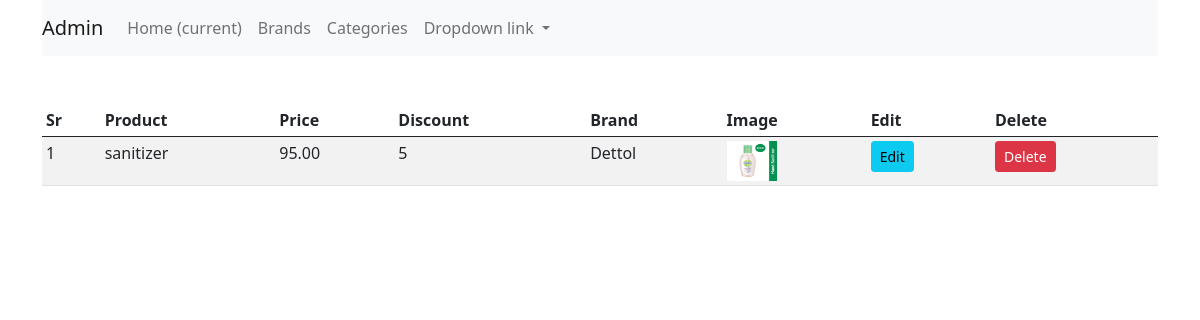
Page /admin (signed in) on the earlier database version.
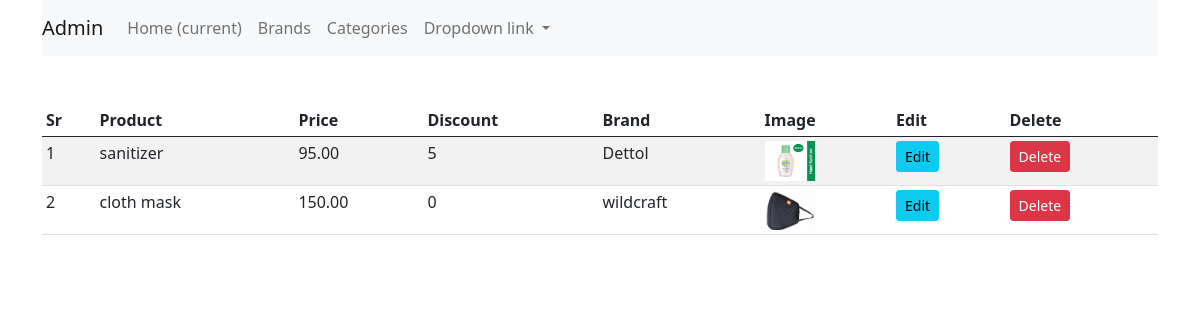
Same page on the later database version.
### shop/products/models.py (models this page shows, shortened)
class Addproduct(db.Model):
    id = db.Column(db.Integer, primary_key=True)
    name = db.Column(db.String(80), nullable=False)
    price = db.Column(db.Numeric(10,2), nullable=False)
    discount = db.Column(db.Integer, default=0)
    stock = db.Column(db.Integer, nullable=False)
    colors = db.Column(db.Text, nullable=False)
    desc = db.Column(db.Text, nullable=False)
    pub_date = db.Column(db.DateTime, nullable=False, default=datetime.utcnow)
    brand_id = db.Column(db.Integer, db.ForeignKey('brand.id'), nullable=False)
    brand = db.relationship('Brand',backref=db.backref('brands', lazy=True))
    category_id = db.Column(db.Integer, db.ForeignKey('category.id'), nullable=False)
    category = db.relationship('Category',backref=db.backref('categories', lazy=True))
    image_1 = db.Column(db.String(150), nullable=False, default='image1.jpg')
    image_2 = db.Column(db.String(150), nullable=False, default='image2.jpg')
    image_3 = db.Column(db.String(150), nullable=False, default='image3.jpg')

class Brand(db.Model):
    id = db.Column(db.Integer, primary_key=True)
    name = db.Column(db.String(30), nullable=False,unique=True)

### shop/admin/routes.py (the view)
@app.route('/admin')
def admin():
    if 'email' not in session:
        flash('Please login first','danger')
        return redirect(url_for('login'))
    products = Addproduct.query.all()
    return render_template('admin/index.html', title='Admin Page',products=products)

### shop/templates/admin/index.html (shortened to what this page needs)
{% extends 'layout.html' %}
{% block content %}
<div class="container">
    <nav class="navbar navbar-expand-lg navbar-light bg-light">
        <a class="navbar-brand" href="#">Admin</a>
        <div class="collapse navbar-collapse" id="navbarNavDropdown">
          <ul class="navbar-nav">
            <li class="nav-item active">
              <a class="nav-link" href="#">Home <span class="sr-only">(current)</span></a>
            </li>
            <li class="nav-item">
              <a class="nav-link" href="/brands">Brands</a>
            </li>
            <li class="nav-item">
              <a class="nav-link" href="/category">Categories</a>
            </li>
            <li class="nav-item dropdown">
              <a class="nav-link dropdown-toggle" href="#" id="navbarDropdownMenuLink" data-toggle="dropdown" aria-haspopup="true" aria-expanded="false">
                Dropdown link
              </a>
            </li>
          </ul>
        </div>
      </nav>
</div>
<div class="container mt-5">
    <table class="table table-sm table-condensed table-striped">
        <thead>
            <th>Sr</th>
            <th>Product</th>
            <th>Price</th>
            <th>Discount</th>
            <th>Brand</th>
            <th>Image</th>
            <th>Edit</th>
            <th>Delete</th>
        </thead>
        <tbody>
          {% for product in products %}
          <tr>
            <td>{{loop.index}}</td>
            <td>{{ product.name }}</td>
            <td>{{ product.price }}</td>
            <td>{{ product.discount }}</td>
            <td>{{ product.brand.name}}</td>
            <td> <img src="{{url_for('static',filename='images/' + product.image_1)}}" alt="{{product.name}}" width="50" height="40"></td>
            <td><a href="{{url_for('updateproduct',id=product.id)}}"class="btn btn-info btn-sm" >Edit</a></td>
            <td><button type="button" class="btn btn-danger btn-sm" data-bs-toggle="modal" data-bs-target="#exampleModal-{{product.id}}">
              Delete
            </button></td>
          </tr>
          {% endfor %}
          </tbody>
         </table>
</div>
{% endblock content %}

Differences in the rows shown:
added Addproduct: name "cloth mask", price "150.00", discount "0", brand.name "wildcraft", image_1 (picture)
